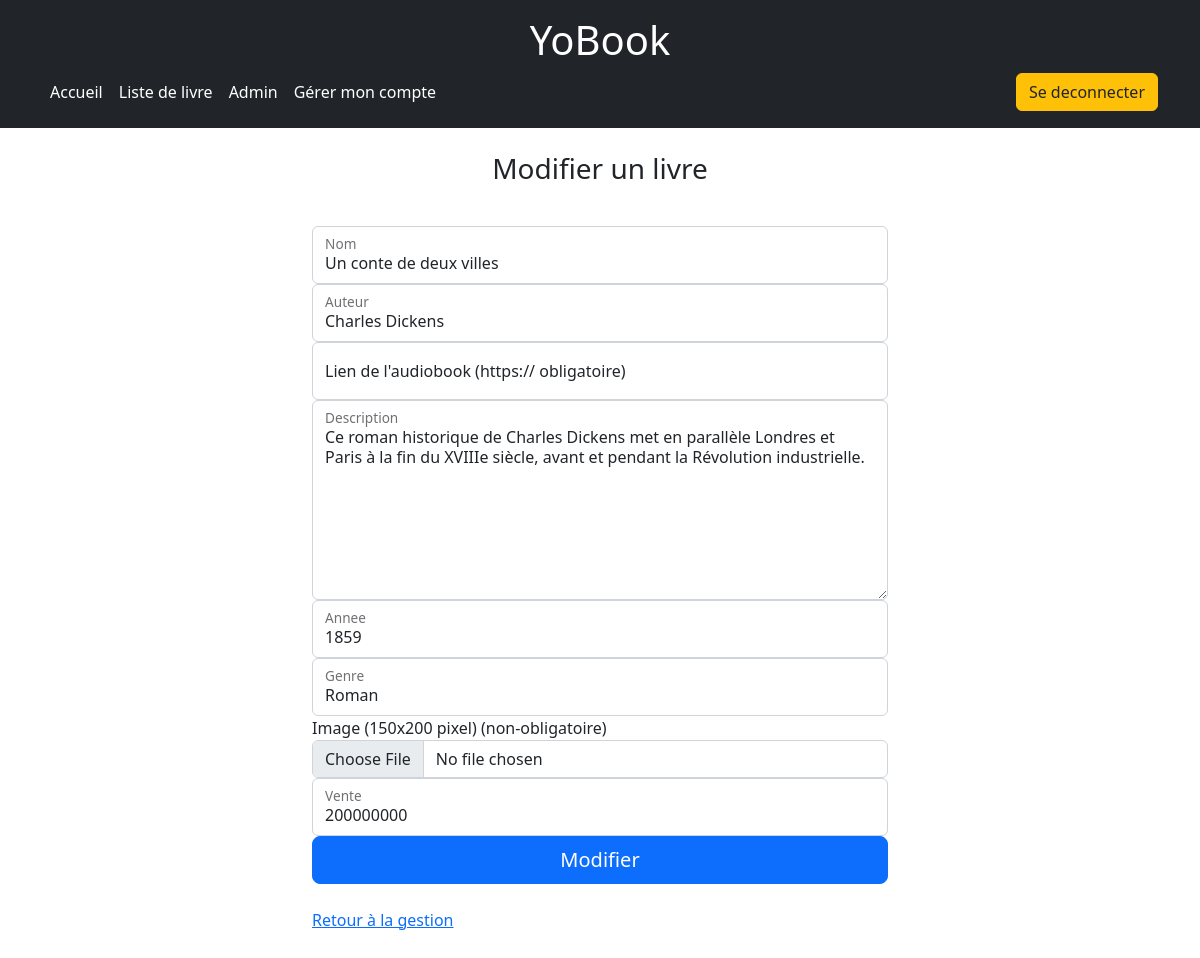
The page /index.php?uc=admin&action=modifierLivre&id=2 (signed in) on the database as committed earlier.
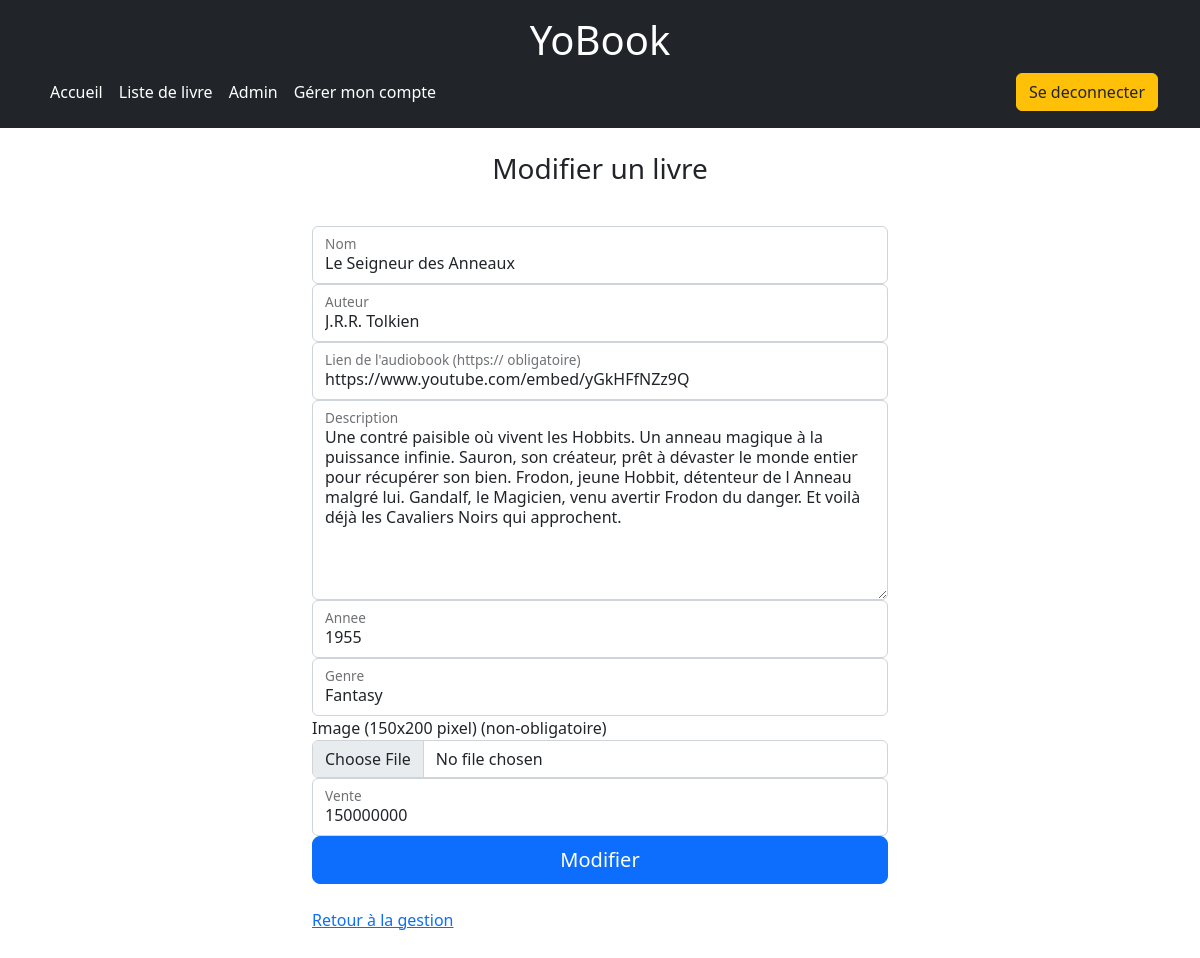
The same page on the database as committed later.
### tables this page shows
CREATE TABLE `livre` (
  `idlivre` int(11) NOT NULL AUTO_INCREMENT,
  `nom` varchar(100) DEFAULT NULL,
  `annee` int(11) DEFAULT NULL,
  `description` varchar(10000) DEFAULT NULL,
  `auteur` varchar(100) DEFAULT NULL,
  `vente` int(11) DEFAULT NULL,
  `idgenre` int(11) NOT NULL,
  `image` varchar(100) DEFAULT NULL,
  `lien` varchar(300) DEFAULT NULL,
  PRIMARY KEY (`idlivre`,`idgenre`),
  KEY `fk_livre_genre1_idx` (`idgenre`),
  CONSTRAINT `fk_livre_genre1` FOREIGN KEY (`idgenre`) REFERENCES `genre` (`idgenre`) ON DELETE NO ACTION ON UPDATE NO ACTION
);

### modeles/monPdo.php (called while the page is built, shortened)
<?php
class MonPdo
{
    private static $serveur = 'mysql:host=localhost';
    private static $bdd = 'dbname=dblivre';
    private static $user = 'test';
    private static $mdp = 'Super';
    private static $unPdo = null;
    private function __construct()
    {
        MonPdo::$unPdo = new PDO(MonPdo::$serveur . ';' . MonPdo::$bdd, MonPdo::$user, MonPdo::$mdp);
        MonPdo::$unPdo->query("SET CHARACTER SET utf8");
        MonPdo::$unPdo->setAttribute(PDO::ATTR_ERRMODE, PDO::ERRMODE_EXCEPTION);
    }
    public static function getInstance()
    {
        if (self::$unPdo == null) {
            self::$monPdo = new MonPdo();
        }
        return self::$unPdo;
    }
    public static function dbRun($sql, $param = null)
    {
        $statement = MonPdo::getInstance()->prepare($sql);
        $statement->execute($param);
        return $statement;
    }
}

### modeles/Livre.php (called while the page is built, shortened)
<?php
class Livre
{
    private $nom;
    private $annee;
    private $description;
    private $auteur;
    private $vente;
    private $idgenre;
    private $lien;
    public function getNom()
    {
        return $this->nom;
    }
    public function getAnnee()
    {
        return $this->annee;
    }
    public function getDescription()
    {
        return $this->description;
    }
    public function getAuteur()
    {
        return $this->auteur;
    }
    public function getVente()
    {
        return $this->vente;
    }
    public function getIdgenre(): int
    {
        return $this->idgenre;
    }
    public function getLien()
    {
        return $this->lien;
    }
    public static function findById(int $id)
    {
        $sql = "SELECT `idlivre`, `nom`, `annee`, `description`, `auteur`, `vente`, `idgenre`, `image`,`lien`,`pdf` FROM livre WHERE idlivre = ?;";
        $param = [$id];
        $statement = MonPdo::getInstance()->prepare($sql);
        $statement->execute($param);
        $statement->setFetchMode(PDO::FETCH_CLASS | PDO::FETCH_PROPS_LATE, 'Livre');
        return $statement->fetch();
    }
}

### modeles/Genre.php (the view, shortened to what this page needs)
<?php
class Genre
{
    public static function CreateSelectFromGenre($id)
    {
        $sql = "SELECT idgenre, genre FROM genre";
        $query = MonPDO::dbRun($sql, []);
        $dataGenre = $query->fetchAll(PDO::FETCH_KEY_PAIR);
        $output = "<select name='genre' class='form-control'>";
        foreach ($dataGenre as $key => $value) {
            $selected = ($id == $key) ? "selected" : "";
            $output .= "<option value='$key' $selected>$value</option>";
        }
        $output .= "</select>";
        return $output;
    }
}

### vues/admin/modifierLivre.php
<main class="form-signin">
    <div class="container w-50">
        <br>
        <h1 class="h3 mb-3 fw-normal text-center">Modifier un livre</h1>
        <br>
        <form method="POST" enctype="multipart/form-data">
            <div class="form-floating">
                <input type="text" class="form-control" id="nom" name="nom" value="<?= $modifierLivre->getNom() ?>" placeholder="Nom">
                <label for="floatingInput">Nom</label>
            </div>
            <div class="form-floating">
                <input type="text" class="form-control" id="auteur" name="auteur" value="<?= $modifierLivre->getAuteur() ?>" placeholder="Auteur">
                <label for="floatingInput">Auteur</label>
            </div>
            <div class="form-floating">
                <input type="text" class="form-control" id="lien" name="lien" value="<?= $modifierLivre->getLien() ?>" placeholder="Lien de l'audiobook (https:// obligatoire)">
                <label for="floatingInput">Lien de l'audiobook (https:// obligatoire)</label>
            </div>
            <div class="form-floating">
                <textarea class="form-control" style="height: 200px;" name="description" id="description" cols="30" rows="10" placeholder="Description"><?= $modifierLivre->getDescription() ?></textarea>
                <label for="floatingInput">Description</label>
            </div>
            <div class="form-floating">
                <input type="number" class="form-control" id="annee" name="annee" value="<?= $modifierLivre->getAnnee() ?>" placeholder="Annee">
                <label for="floatingInput">Annee</label>
            </div>
            <div class="form-floating">
                <?= Genre::CreateSelectFromGenre($modifierLivre->getIdgenre()) ?>
                <label for="floatingInput">Genre</label>
            </div>
            <label for="floatingInput">Image (150x200 pixel) (non-obligatoire)</label>
            <input type="file" class="form-control" name="image">
            <div class="form-floating">
                <input type="number" class="form-control" id="vente" name="vente" value="<?= $modifierLivre->getVente() ?>" placeholder="Vente">
                <label for="floatingInput">Vente</label>
            </div>
            <button class="w-100 btn btn-lg btn-primary" name="modifier" value="modifier" type="submit">Modifier</button>
        </form>
        <br>
        <a href="index.php?uc=admin&action=listLivres" class="link-primary">Retour à la gestion</a>
    </div>
</main>

Rows that differ between the two databases and show on the page:
removed livre: nom "Un conte de deux villes", auteur "Charles Dickens", description "Ce roman historique de Charles Dickens met en parallèle Londres et Paris à la fin du XVIIIe siècle, avant et pendant la Révolution industrielle.", annee "1859", vente "200000000"
added livre: nom "Le Seigneur des Anneaux", auteur "J.R.R. Tolkien", lien "https://www.youtube.com/embed/yGkHFfNZz9Q", description "Une contré paisible où vivent les Hobbits. Un anneau magique à la puissance infinie. Sauron, son créateur, prêt à dévaster le monde entier pour récupérer son bien. Frodon, jeune Hobbit, détenteur de l Anneau malgré lui. Gandalf, le Magicien, venu avertir Frodon du danger. Et voilà déjà les Cavaliers Noirs qui approchent.", annee "1955", vente "150000000"
Other text that changed with them:
form field genre: "Roman" → "Fantasy"
